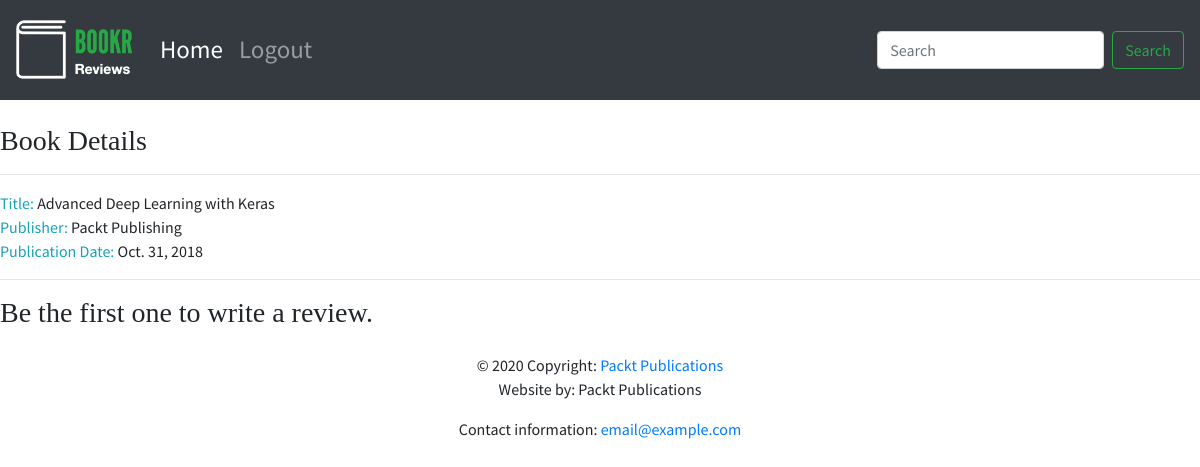
Screenshot of /book/1 with the database file from the repository.
### reviews/models.py (models this page shows, shortened)
class Book(models.Model):
    title = models.CharField(max_length=70, help_text="The title of the book.")
    publication_date = models.DateField(verbose_name="Date the book was published.")
    isbn = models.CharField(max_length=20, verbose_name="ISBN number of the book.")
    publisher = models.ForeignKey(Publisher, on_delete=models.CASCADE)
    contributors = models.ManyToManyField('Contributor', through="BookContributor")

class Publisher(models.Model):
    name = models.CharField(max_length=50, help_text="The name of the Publisher.")
    website = models.URLField(help_text="The Publisher's website")
    email = models.EmailField(help_text="The Publisher's email address")
    def __str__(self):
        return self.name

### reviews/views.py (the view)
# urls.py: path('book/<int:pk>', views.book_detail, name='book_detail'),
def book_detail(request, pk):
    book = get_object_or_404(Book, pk=pk)
    reviews = book.review_set.all()
    if reviews:
        book_rating = average_rating([review.rating for review in reviews])
        context = {
            "book": book,
            "book_rating": book_rating,
            "reviews": reviews
        }
    else:
        context = {
            "book": book,
            "book_rating": None,
            "reviews": None
        }
    return render(request, 'reviews/book_details.html', context)

### reviews/templates/reviews/book_details.html (shortened to what this page needs)
{% extends 'reviews/base.html' %}
{% block content %}
      <br>
      <h3>Book Details</h3>
      <hr>
      <span class="text-info">Title: </span> <span>{{ book.title }}</span>
      <br>
      <span class="text-info">Publisher: </span><span>{{ book.publisher }}</span>
      <br>
      <span class="text-info">Publication Date: </span><span>{{ book.publication_date }}</span>
      <br>
      {% if not reviews %}
            <hr>
            <h3>Be the first one to write a review.</h3>
      {% endif %}
{% endblock %}

### static/main.css (style rules this page uses)
body { font-family: 'Source Sans Pro', sans-serif; background-color: #e6efe8 color: #393939; }
h1, h2, h3, h4, h5, h6 { font-family: 'Libre Baskerville', serif; }

### rows the page displays
Book: title "Advanced Deep Learning with Keras", publisher "Packt Publishing", publication_date "Oct. 31, 2018"
